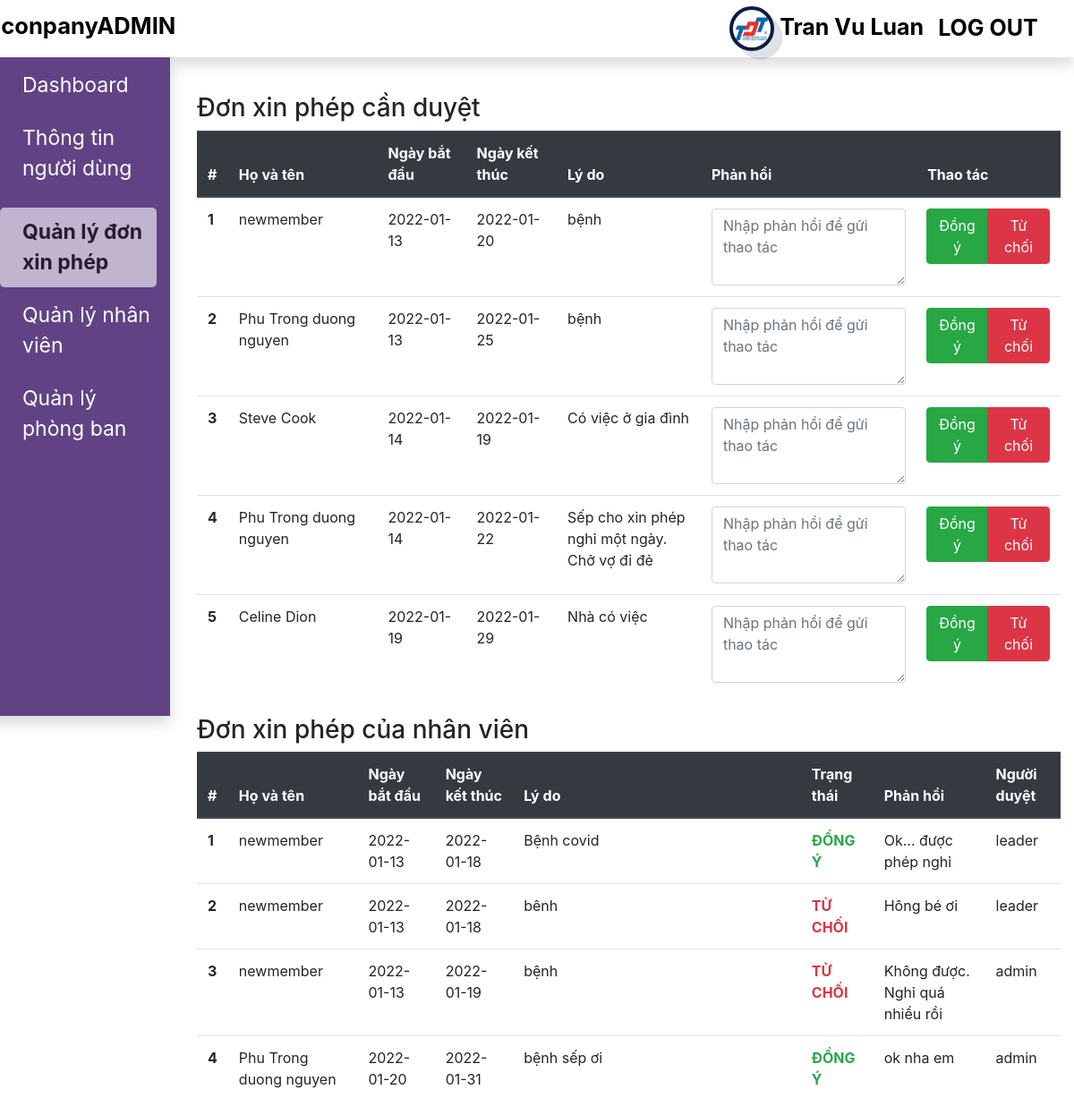
The page /?page=letter (signed in) on the database its author committed.
### tables this page shows
CREATE TABLE `nghi_phep` (
  `id` int(11) NOT NULL,
  `user_created` int(11) NOT NULL,
  `start` date NOT NULL,
  `end` date NOT NULL,
  `reason` varchar(5000) NOT NULL,
  `status` varchar(50) NOT NULL,
  `feelback` varchar(5000) NOT NULL,
  `responder` varchar(255) NOT NULL
);

CREATE TABLE `users` (
  `id` int(11) NOT NULL,
  `fullName` varchar(100) NOT NULL,
  `username` varchar(100) NOT NULL,
  `password` text NOT NULL,
  `birthday` date NOT NULL,
  `gender` varchar(10) NOT NULL,
  `role` varchar(100) NOT NULL,
  `pic` text NOT NULL,
  `department_id` int(11) DEFAULT NULL
);

### model/database.php (called while the page is built, shortened)
<?php
    class database {
        private $sql, $db, $sth;
        function database(){
            $this->db = new mysqli('localhost', 'root', '', 'company1');
        }
        function setSQL($sql_string){
            $this->sql = $sql_string;
        }
        function execute(){
            $this->sth = $this->db->prepare($this->sql);
            $this->sth->execute();
            $this->sth = $this->sth->get_result();
            return $this->sth->num_rows;
        }
        function loadRow(){
            return $this->sth->fetch_object();
        }
    }
?>

### model/xl_don_nghi_phep.php (called while the page is built, shortened)
<?php
    include_once('./model/database.php');
    class xl_don_nghi_phep extends database{
        function hien_thi_don_nghi_phep_chua_cap_phep(){
            $string_sql = "SELECT * FROM `nghi_phep` WHERE `status` = ''";
            $this->execute();
            $result = $this->loadAllRow();
            return $result;
        }
        function hien_thi_don_nghi_phep_da_cap_phep(){
            $string_sql = "SELECT * FROM `nghi_phep` WHERE `status` != ''";
            $this->execute();
            $result = $this->loadAllRow();
            return $result;
        }
    }
?>

### model/xl_nguoi_dung.php (called while the page is built, shortened)
<?php
    include_once('./model/database.php');
    class xl_nguoi_dung extends database{
        function thong_tin_nguoi_dung_theo_id_tai_khoan($id){
            $string_sql = "SELECT u.*, s.* FROM users u inner join department s on u.department_id = s.id  WHERE u.id = $id";
            $this->execute();
            $result = $this->loadRow();
            return $result;
        }
    }
?>

### lib/function_support.php (the view, shortened to what this page needs)
<?php
    function encrypt($string){
        $number = 2;
        $new_string = $string;
        for($i = 0; $i < $number; $i++){
            $new_string = base64_encode($new_string);
        }
        return $new_string;
    }
            ?>
                <?php
    function in_hang_trong_don_nghi_phep ($isbutton, $arr) {
        include_once('./model/xl_nguoi_dung.php');
        $xl_nguoi_dung = new xl_nguoi_dung();
        $i = 0;
        foreach ($arr as $el) {
            $i += 1;
            ?>
                <tr>
                    <?php
                        echo('<th>'.$i.'</th>');
                        foreach($el  as $key => $val) {
                            if ($key == 'user_created') {
                                $infor = $xl_nguoi_dung->thong_tin_nguoi_dung_theo_id_tai_khoan($val);
                                echo('<td>'.$infor->fullName.'</td>');
                            } else  if( $key == 'id' ) {
                                continue;
                            } else if ($key == 'fullName'){
                                break;
                            } else if (($key == 'status' || $key == 'responder' || $key == 'feelback') && $isbutton == true){
                                break;
                            } else if ($val == '') {
                                echo('<td>'.'<b class="text-warning">WAITING...</b>'.'</td>');
                            } else {
                                if ($key == 'status') {
                                    if ($val == 'đồng ý') {
                                        echo('<td>'.'<b class="text-success">ĐỒNG Ý</b>'.'</td>');
                                    } else {
                                        echo('<td>'.'<b class="text-danger">TỪ CHỐI</b>'.'</td>');
                                    }
                                } else {
                                    echo('<td>'.$val.'</td>');
                                }
                            }
                        }
                        if($isbutton) {
                            ?>
                                <form action="" method="post" id="form-letter">
                                    <td>
                                        <textarea id="feelback-letter" name="feelback-letter" class="form-control" rows="3" placeholder="Nhập phản hồi để gửi thao tác"></textarea>
                                    </td>
                                    <td>
                                        <div class="btn-group rounded" role="group">
                                            <button name="btn-accept-letter" type="submit" class="btn btn-success rounded-left">Đồng ý</button>
                                            <button name="btn-deny-letter" type="submit" class="btn btn-danger rounded-right">Từ chối</button>
                                        </div>
                                    </td>
                                </form>
                            <?php
                        }
                    ?>
                </tr>
            <?php
        }
    }
        ?>

### style.css (style rules this page uses)
body, html { width: 100%; height: 100%; }

### rows shown on the page
nghi_phep: start "2022-01-13", end "2022-01-20", reason "bệnh"
users: fullName "newmember"
nghi_phep: start "2022-01-13", end "2022-01-25", reason "bệnh"
users: fullName "Phu Trong duong nguyen"
nghi_phep: start "2022-01-14", end "2022-01-19", reason "Có việc ở gia đình"
users: fullName "Steve Cook"
nghi_phep: start "2022-01-14", end "2022-01-22", reason "Sếp cho xin phép nghỉ một ngày. Chở vợ đi đẻ"
nghi_phep: start "2022-01-19", end "2022-01-29", reason "Nhà có việc"
users: fullName "Celine Dion"
nghi_phep: start "2022-01-13", end "2022-01-18", reason "Bệnh covid", status "ĐỒNG Ý", feelback "Ok... được phép nghỉ", responder "leader"
nghi_phep: start "2022-01-13", end "2022-01-18", reason "bênh", status "TỪ CHỐI", feelback "Hông bé ơi", responder "leader"
nghi_phep: start "2022-01-13", end "2022-01-19", reason "bệnh", status "TỪ CHỐI", feelback "Không được. Nghỉ quá nhiều rồi", responder "admin"
nghi_phep: start "2022-01-20", end "2022-01-31", reason "bệnh sếp ơi", status "ĐỒNG Ý", feelback "ok nha em", responder "admin"

### other values the page prints
$_SESSION['thong_tin_user']->fullName "Tran Vu Luan"
$element "Dashboard"
$element "Thông tin người dùng"
$element "Quản lý đơn xin phép"
$element "Quản lý nhân viên"
$element "Quản lý phòng ban"
